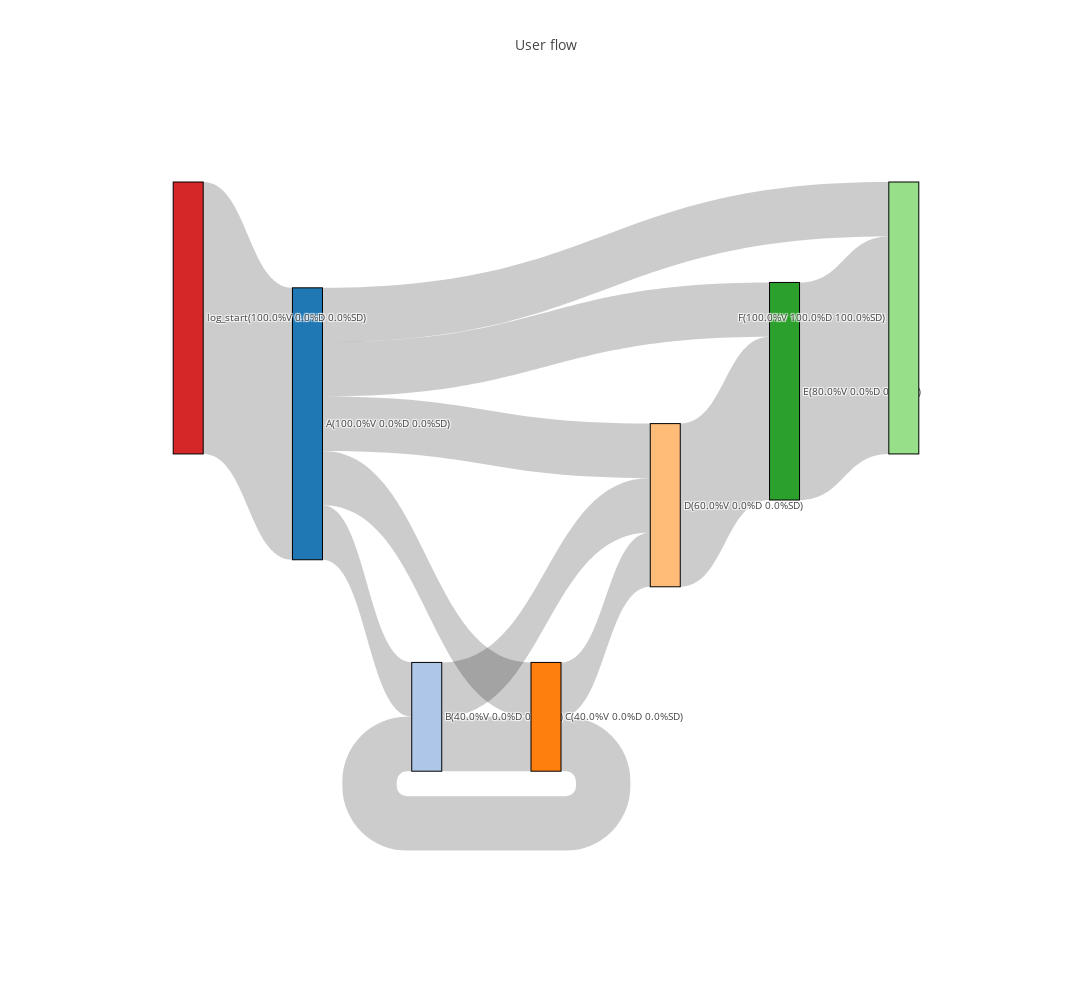

Write notebook code for a chart like this one.
### Code cell
###############################################################################
data_trace = dict(
  type = 'sankey',
  domain = dict(x = [0.1,0.9], y = [0.1,0.9]),
  orientation = "h",
  valueformat = ".3f",
  arrangement = "freeform",
  node = dict(
    pad = 15,
    thickness = 30,
    line = dict(color = "black", width = 1),
    label = node_label,
    color = node_colors
  ),
  link = dict(
    source = df_final ['Source'].dropna(axis = 0, how = 'any'),
    target = df_final ['Target'].dropna(axis = 0, how = 'any'),
    value = df_final ['Value'].dropna(axis = 0, how = 'any')
  )
)

layout = dict(
  title = "User flow",
  height = 1000,
  width = 1400,
  font = dict(size = 10)
 )

fig = dict(data = [data_trace], layout = layout) 
iplot(fig, validate = False) # for Notebooks
#ptly.offline.plot(fig, validate=False)

### Figure 1 — Plotly figure (JSON) as saved in the notebook; plotly's stock layout.template omitted (floating-point values rounded to 4 significant figures)
{"data": [{"arrangement": "freeform", "domain": {"x": [0.1, 0.9], "y": [0.1, 0.9]}, "link": {"source": [6, 4, 3, 0, 0, 0, 0, 0, 1, 1, 2, 2], "target": [0, 5, 4, 1, 2, 3, 4, 5, 2, 3, 1, 3], "value": [100, 80, 60, 20, 20, 20, 20, 20, 20, 20, 20, 20]}, "node": {"color": ["#1f77b4", "#aec7e8", "#ff7f0e", "#ffbb78", "#2ca02c", "#98df8a", "#d62728"], "label": ["A(100.0%V 0.0%D 0.0%SD)", "B(40.0%V 0.0%D 0.0%SD)", "C(40.0%V 0.0%D 0.0%SD)", "D(60.0%V 0.0%D 0.0%SD)", "E(80.0%V 0.0%D 0.0%SD)", "F(100.0%V 100.0%D 100.0%SD)", "log_start(100.0%V 0.0%D 0.0%SD)"], "line": {"color": "black", "width": 1}, "pad": 15, "thickness": 30}, "orientation": "h", "type": "sankey", "valueformat": ".3f"}], "layout": {"font": {"size": 10}, "height": 1000, "title": "User flow", "width": 1400}}
